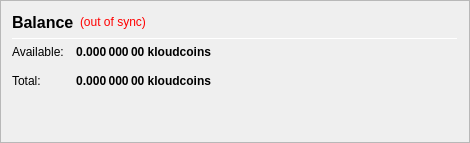
                   <widget class="QFrame" name="frame_CombinedBalances">
                    <property name="minimumSize">
                     <size>
                      <width>470</width>
                      <height>0</height>
                     </size>
                    </property>
                    <property name="frameShape">
                     <enum>QFrame::StyledPanel</enum>
                    </property>
                    <property name="frameShadow">
                     <enum>QFrame::Raised</enum>
                    </property>
                    <layout class="QVBoxLayout" name="verticalLayout_5">
                     <item>
                      <layout class="QHBoxLayout" name="horizontalLayout_5" stretch="0,0,0">
                       <item>
                        <widget class="QLabel" name="label_5z">
                         <property name="minimumSize">
                          <size>
                           <width>0</width>
                           <height>20</height>
                          </size>
                         </property>
                         <property name="font">
                          <font>
                           <pointsize>12</pointsize>
                           <weight>75</weight>
                           <bold>true</bold>
                          </font>
                         </property>
                         <property name="toolTip">
                          <string>Balance (including unconfirmed and immature coins)</string> <!--Combined-->
                         </property>
                         <property name="text">
                          <string>Balance</string> <!--Combined-->
                         </property>
                        </widget>
                       </item>
                       <item>
                        <widget class="QLabel" name="labelWalletStatus">
                         <property name="cursor">
                          <cursorShape>WhatsThisCursor</cursorShape>
                         </property>
                         <property name="toolTip">
                          <string>The displayed information may be out of date. Your wallet automatically synchronizes with the kloudcoins network after a connection is established, but this process has not completed yet.</string>
                         </property>
                         <property name="styleSheet">
                          <string notr="true">QLabel { color: red; }</string>
                         </property>
                         <property name="text">
                          <string notr="true">(out of sync)</string>
                         </property>
                         <property name="alignment">
                          <set>Qt::AlignLeading|Qt::AlignLeft|Qt::AlignVCenter</set>
                         </property>
                        </widget>
                       </item>
                       <item>
                        <spacer name="horizontalSpacer_1">
                         <property name="orientation">
                          <enum>Qt::Horizontal</enum>
                         </property>
                         <property name="sizeHint" stdset="0">
                          <size>
                           <width>40</width>
                           <height>20</height>
                          </size>
                         </property>
                        </spacer>
                       </item>
                      </layout>
                     </item>
                     <item>
                      <widget class="Line" name="line_CombinedBalance">
                       <property name="minimumSize">
                        <size>
                         <width>0</width>
                         <height>1</height>
                        </size>
                       </property>
                       <property name="maximumSize">
                        <size>
                         <width>16777215</width>
                         <height>1</height>
                        </size>
                       </property>
                       <property name="orientation">
                        <enum>Qt::Horizontal</enum>
                       </property>
                      </widget>
                     </item>
                     <item>
                      <layout class="QGridLayout" name="gridLayout_3">
                       <property name="spacing">
                        <number>12</number>
                       </property>
                       <item row="1" column="0">
                        <widget class="QLabel" name="labelBalanceTextz">
                         <property name="text">
                          <string>Available:</string>
                         </property>
                        </widget>
                       </item>
                       <item row="1" column="1">
                        <widget class="QLabel" name="labelBalancez">
                         <property name="font">
                          <font>
                           <weight>75</weight>
                           <bold>true</bold>
                          </font>
                         </property>
                         <property name="cursor">
                          <cursorShape>IBeamCursor</cursorShape>
                         </property>
                         <property name="toolTip">
                          <string>Your current spendable balance</string>
                         </property>
                         <property name="text">
                          <string notr="true">0.000 000 00 kloudcoins</string>
                         </property>
                         <property name="alignment">
                          <set>Qt::AlignRight|Qt::AlignTrailing|Qt::AlignVCenter</set>
                         </property>
                         <property name="textInteractionFlags">
                          <set>Qt::LinksAccessibleByMouse|Qt::TextSelectableByKeyboard|Qt::TextSelectableByMouse</set>
                         </property>
                        </widget>
                       </item>
                       <item row="2" column="0">
                        <widget class="QLabel" name="labelTotalTextz">
                         <property name="text">
                          <string>Total:</string>
                         </property>
                        </widget>
                       </item>
                       <item row="2" column="1">
                        <widget class="QLabel" name="labelTotalz">
                         <property name="font">
                          <font>
                           <weight>75</weight>
                           <bold>true</bold>
                          </font>
                         </property>
                         <property name="cursor">
                          <cursorShape>IBeamCursor</cursorShape>
                         </property>
                         <property name="toolTip">
                          <string>Total Balance, including all unavailable coins.</string>
                         </property>
                         <property name="text">
                          <string notr="true">0.000 000 00 kloudcoins</string>
                         </property>
                         <property name="alignment">
                          <set>Qt::AlignRight|Qt::AlignTrailing|Qt::AlignVCenter</set>
                         </property>
                         <property name="textInteractionFlags">
                          <set>Qt::LinksAccessibleByMouse|Qt::TextSelectableByKeyboard|Qt::TextSelectableByMouse</set>
                         </property>
                        </widget>
                       </item>
                       <item row="2" column="3">
                        <spacer name="horizontalSpacer_2">
                         <property name="orientation">
                          <enum>Qt::Horizontal</enum>
                         </property>
                         <property name="sizeHint" stdset="0">
                          <size>
                           <width>40</width>
                           <height>20</height>
                          </size>
                         </property>
                        </spacer>
                       </item>
                      </layout>
                     </item>
                     <item>
                      <spacer name="verticalSpacer_1">
                       <property name="orientation">
                        <enum>Qt::Vertical</enum>
                       </property>
                       <property name="sizeHint" stdset="0">
                        <size>
                         <width>20</width>
                         <height>40</height>
                        </size>
                       </property>
                      </spacer>
                     </item>
                    </layout>
                   </widget>
